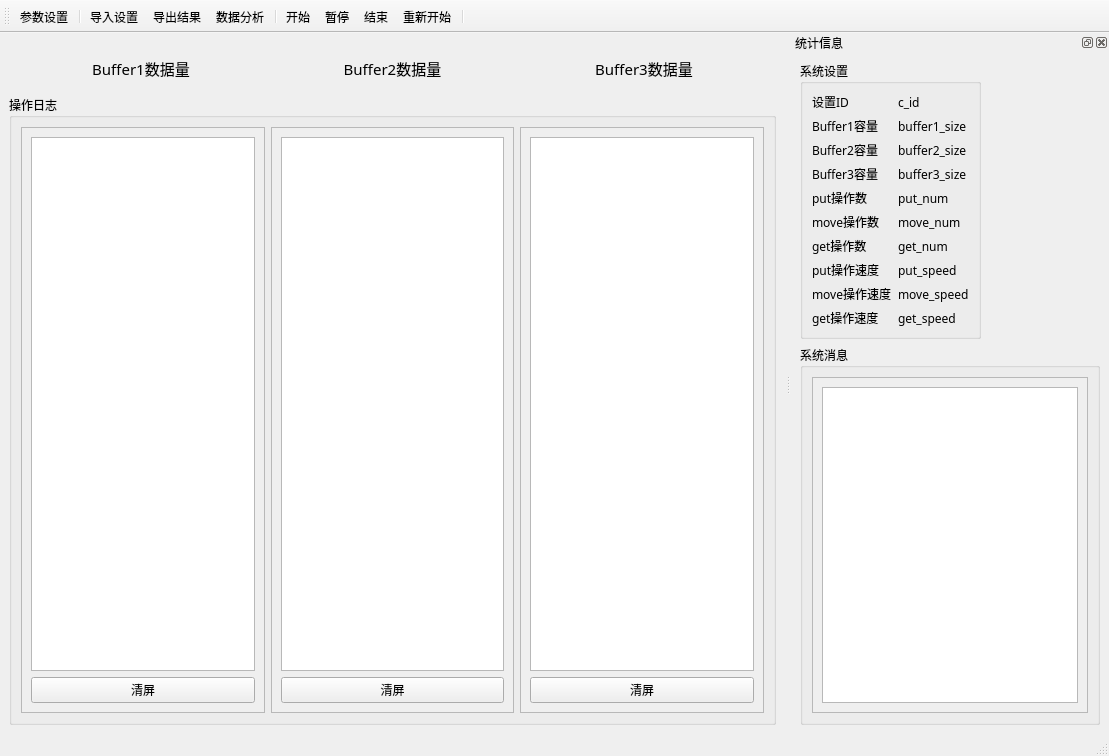
<?xml version="1.0" encoding="UTF-8"?>
<ui version="4.0">
 <class>MainWindow</class>
 <widget class="QMainWindow" name="MainWindow">
  <property name="geometry">
   <rect>
    <x>0</x>
    <y>0</y>
    <width>1109</width>
    <height>756</height>
   </rect>
  </property>
  <property name="font">
   <font>
    <family>华文中宋</family>
   </font>
  </property>
  <property name="windowTitle">
   <string>生产者消费者Demo</string>
  </property>
  <property name="windowIcon">
   <iconset resource="../res.qrc">
    <normaloff>:/icons/assets/icons/logo.png</normaloff>:/icons/assets/icons/logo.png</iconset>
  </property>
  <property name="toolButtonStyle">
   <enum>Qt::ToolButtonTextUnderIcon</enum>
  </property>
  <widget class="QWidget" name="centralwidget">
   <layout class="QHBoxLayout" name="horizontalLayout_2">
    <item>
     <layout class="QGridLayout" name="gridLayout">
      <item row="0" column="0">
       <widget class="QWidget" name="panel_area" native="true">
        <property name="enabled">
         <bool>true</bool>
        </property>
        <property name="sizePolicy">
         <sizepolicy hsizetype="Preferred" vsizetype="Preferred">
          <horstretch>0</horstretch>
          <verstretch>0</verstretch>
         </sizepolicy>
        </property>
        <property name="styleSheet">
         <string notr="true"/>
        </property>
        <layout class="QHBoxLayout" name="horizontalLayout">
         <item>
          <layout class="QVBoxLayout" name="verticalLayout_2">
           <property name="sizeConstraint">
            <enum>QLayout::SetDefaultConstraint</enum>
           </property>
           <item>
            <widget class="ProgressBall" name="bufBall1" native="true">
             <property name="sizePolicy">
              <sizepolicy hsizetype="Preferred" vsizetype="Preferred">
               <horstretch>0</horstretch>
               <verstretch>0</verstretch>
              </sizepolicy>
             </property>
             <property name="cursor">
              <cursorShape>WaitCursor</cursorShape>
             </property>
             <property name="toolTip">
              <string>Buffer1</string>
             </property>
             <property name="whatsThis">
              <string>Buffer1</string>
             </property>
            </widget>
           </item>
           <item>
            <widget class="QLabel" name="lab_buf1">
             <property name="font">
              <font>
               <family>华文中宋</family>
               <pointsize>11</pointsize>
              </font>
             </property>
             <property name="text">
              <string>Buffer1数据量</string>
             </property>
             <property name="alignment">
              <set>Qt::AlignCenter</set>
             </property>
            </widget>
           </item>
          </layout>
         </item>
         <item>
          <layout class="QVBoxLayout" name="verticalLayout_3">
           <property name="sizeConstraint">
            <enum>QLayout::SetDefaultConstraint</enum>
           </property>
           <item>
            <widget class="ProgressBall" name="bufBall2" native="true">
             <property name="sizePolicy">
              <sizepolicy hsizetype="Preferred" vsizetype="Preferred">
               <horstretch>0</horstretch>
               <verstretch>0</verstretch>
              </sizepolicy>
             </property>
             <property name="cursor">
              <cursorShape>WaitCursor</cursorShape>
             </property>
             <property name="toolTip">
              <string>Buffer2</string>
             </property>
             <property name="whatsThis">
              <string>Buffer2</string>
             </property>
            </widget>
           </item>
           <item>
            <widget class="QLabel" name="lab_buf2">
             <property name="font">
              <font>
               <family>华文中宋</family>
               <pointsize>11</pointsize>
              </font>
             </property>
             <property name="text">
              <string>Buffer2数据量</string>
             </property>
             <property name="alignment">
              <set>Qt::AlignCenter</set>
             </property>
            </widget>
           </item>
          </layout>
         </item>
         <item>
          <layout class="QVBoxLayout" name="verticalLayout_4">
           <property name="sizeConstraint">
            <enum>QLayout::SetNoConstraint</enum>
           </property>
           <item>
            <widget class="ProgressBall" name="bufBall3" native="true">
             <property name="sizePolicy">
              <sizepolicy hsizetype="Preferred" vsizetype="Preferred">
               <horstretch>0</horstretch>
               <verstretch>0</verstretch>
              </sizepolicy>
             </property>
             <property name="cursor">
              <cursorShape>WaitCursor</cursorShape>
             </property>
             <property name="toolTip">
              <string>Buffer3</string>
             </property>
             <property name="whatsThis">
              <string>Buffer3</string>
             </property>
            </widget>
           </item>
           <item>
            <widget class="QLabel" name="lab_buf3">
             <property name="font">
              <font>
               <family>华文中宋</family>
               <pointsize>11</pointsize>
              </font>
             </property>
             <property name="text">
              <string>Buffer3数据量</string>
             </property>
             <property name="alignment">
              <set>Qt::AlignCenter</set>
             </property>
            </widget>
           </item>
          </layout>
         </item>
        </layout>
       </widget>
      </item>
      <item row="1" column="0">
       <widget class="QGroupBox" name="groupBox">
        <property name="sizePolicy">
         <sizepolicy hsizetype="Preferred" vsizetype="Expanding">
          <horstretch>0</horstretch>
          <verstretch>0</verstretch>
         </sizepolicy>
        </property>
        <property name="title">
         <string>操作日志</string>
        </property>
        <layout class="QHBoxLayout" name="horizontalLayout_3">
         <item>
          <widget class="QScrollArea" name="scrollArea1">
           <property name="widgetResizable">
            <bool>true</bool>
           </property>
           <widget class="QWidget" name="scrollAreaWidgetContents1">
            <property name="geometry">
             <rect>
              <x>0</x>
              <y>0</y>
              <width>243</width>
              <height>528</height>
             </rect>
            </property>
            <layout class="QVBoxLayout" name="verticalLayout_7">
             <item>
              <widget class="QPlainTextEdit" name="plainText_log1">
               <property name="font">
                <font>
                 <family>方正姚体</family>
                 <pointsize>8</pointsize>
                </font>
               </property>
               <property name="readOnly">
                <bool>true</bool>
               </property>
              </widget>
             </item>
             <item>
              <widget class="QtMaterialRaisedButton" name="btnClear1">
               <property name="text">
                <string>清屏</string>
               </property>
              </widget>
             </item>
            </layout>
           </widget>
          </widget>
         </item>
         <item>
          <widget class="QScrollArea" name="scrollArea2">
           <property name="widgetResizable">
            <bool>true</bool>
           </property>
           <widget class="QWidget" name="scrollAreaWidgetContents2">
            <property name="geometry">
             <rect>
              <x>0</x>
              <y>0</y>
              <width>242</width>
              <height>528</height>
             </rect>
            </property>
            <layout class="QVBoxLayout" name="verticalLayout_9">
             <item>
              <widget class="QPlainTextEdit" name="plainText_log2">
               <property name="font">
                <font>
                 <family>方正姚体</family>
                 <pointsize>8</pointsize>
                </font>
               </property>
               <property name="readOnly">
                <bool>true</bool>
               </property>
              </widget>
             </item>
             <item>
              <widget class="QtMaterialRaisedButton" name="btnClear2">
               <property name="text">
                <string>清屏</string>
               </property>
              </widget>
             </item>
            </layout>
           </widget>
          </widget>
         </item>
         <item>
          <widget class="QScrollArea" name="scrollArea3">
           <property name="widgetResizable">
            <bool>true</bool>
           </property>
           <widget class="QWidget" name="scrollAreaWidgetContents3">
            <property name="geometry">
             <rect>
              <x>0</x>
              <y>0</y>
              <width>243</width>
              <height>528</height>
             </rect>
            </property>
            <layout class="QVBoxLayout" name="verticalLayout_10">
             <item>
              <widget class="QPlainTextEdit" name="plainText_log3">
               <property name="font">
                <font>
                 <family>方正姚体</family>
                 <pointsize>8</pointsize>
                </font>
               </property>
               <property name="readOnly">
                <bool>true</bool>
               </property>
              </widget>
             </item>
             <item>
              <widget class="QtMaterialRaisedButton" name="btnClear3">
               <property name="text">
                <string>清屏</string>
               </property>
              </widget>
             </item>
            </layout>
           </widget>
          </widget>
         </item>
        </layout>
       </widget>
      </item>
     </layout>
    </item>
   </layout>
  </widget>
  <widget class="QMenuBar" name="menubar">
   <property name="geometry">
    <rect>
     <x>0</x>
     <y>0</y>
     <width>1109</width>
     <height>25</height>
    </rect>
   </property>
  </widget>
  <widget class="QStatusBar" name="statusbar"/>
  <widget class="QToolBar" name="toolBar">
   <property name="windowTitle">
    <string>toolBar</string>
   </property>
   <attribute name="toolBarArea">
    <enum>TopToolBarArea</enum>
   </attribute>
   <attribute name="toolBarBreak">
    <bool>false</bool>
   </attribute>
   <addaction name="actSetConfig"/>
   <addaction name="separator"/>
   <addaction name="actImportConfig"/>
   <addaction name="actExportResult"/>
   <addaction name="actAnalyse"/>
   <addaction name="separator"/>
   <addaction name="actStart"/>
   <addaction name="actPasue"/>
   <addaction name="actTerminate"/>
   <addaction name="actRestart"/>
   <addaction name="separator"/>
  </widget>
  <widget class="QDockWidget" name="dockWidget">
   <property name="sizePolicy">
    <sizepolicy hsizetype="Fixed" vsizetype="Preferred">
     <horstretch>0</horstretch>
     <verstretch>0</verstretch>
    </sizepolicy>
   </property>
   <property name="windowTitle">
    <string>统计信息</string>
   </property>
   <attribute name="dockWidgetArea">
    <number>2</number>
   </attribute>
   <widget class="QWidget" name="dockWidgetContents">
    <layout class="QVBoxLayout" name="verticalLayout">
     <item>
      <widget class="QGroupBox" name="groupBox_3">
       <property name="sizePolicy">
        <sizepolicy hsizetype="Fixed" vsizetype="Fixed">
         <horstretch>0</horstretch>
         <verstretch>0</verstretch>
        </sizepolicy>
       </property>
       <property name="title">
        <string>系统设置</string>
       </property>
       <layout class="QFormLayout" name="formLayout">
        <item row="0" column="0">
         <widget class="QLabel" name="label_1">
          <property name="text">
           <string>设置ID</string>
          </property>
         </widget>
        </item>
        <item row="0" column="1">
         <widget class="QLabel" name="label_c_id">
          <property name="text">
           <string>c_id</string>
          </property>
         </widget>
        </item>
        <item row="1" column="0">
         <widget class="QLabel" name="label_3">
          <property name="text">
           <string>Buffer1容量</string>
          </property>
         </widget>
        </item>
        <item row="1" column="1">
         <widget class="QLabel" name="label_buffer1_size">
          <property name="text">
           <string>buffer1_size</string>
          </property>
         </widget>
        </item>
        <item row="2" column="0">
         <widget class="QLabel" name="label_6">
          <property name="text">
           <string>Buffer2容量</string>
          </property>
         </widget>
        </item>
        <item row="2" column="1">
         <widget class="QLabel" name="label_buffer2_size">
          <property name="text">
           <string>buffer2_size</string>
          </property>
         </widget>
        </item>
        <item row="3" column="0">
         <widget class="QLabel" name="label_8">
          <property name="text">
           <string>Buffer3容量</string>
          </property>
         </widget>
        </item>
        <item row="3" column="1">
         <widget class="QLabel" name="label_buffer3_size">
          <property name="text">
           <string>buffer3_size</string>
          </property>
         </widget>
        </item>
        <item row="4" column="0">
         <widget class="QLabel" name="label_10">
          <property name="text">
           <string>put操作数</string>
          </property>
         </widget>
        </item>
        <item row="4" column="1">
         <widget class="QLabel" name="label_put_num">
          <property name="text">
           <string>put_num</string>
          </property>
         </widget>
        </item>
        <item row="5" column="0">
         <widget class="QLabel" name="label_16">
          <property name="text">
           <string>move操作数</string>
          </property>
         </widget>
        </item>
        <item row="5" column="1">
         <widget class="QLabel" name="label_move_num">
          <property name="text">
           <string>move_num</string>
          </property>
         </widget>
        </item>
        <item row="6" column="0">
         <widget class="QLabel" name="label_12">
          <property name="text">
           <string>get操作数</string>
          </property>
         </widget>
        </item>
        <item row="6" column="1">
         <widget class="QLabel" name="label_get_num">
          <property name="text">
           <string>get_num</string>
          </property>
         </widget>
        </item>
        <item row="7" column="0">
         <widget class="QLabel" name="label_20">
          <property name="text">
           <string>put操作速度</string>
          </property>
         </widget>
        </item>
        <item row="7" column="1">
         <widget class="QLabel" name="label_put_speed">
          <property name="text">
           <string>put_speed</string>
          </property>
         </widget>
        </item>
        <item row="8" column="0">
         <widget class="QLabel" name="label_14">
          <property name="text">
           <string>move操作速度</string>
          </property>
         </widget>
        </item>
        <item row="8" column="1">
         <widget class="QLabel" name="label_move_speed">
          <property name="text">
           <string>move_speed</string>
          </property>
         </widget>
        </item>
        <item row="9" column="0">
         <widget class="QLabel" name="label_17">
          <property name="text">
           <string>get操作速度</string>
          </property>
         </widget>
        </item>
        <item row="9" column="1">
         <widget class="QLabel" name="label_get_speed">
          <property name="text">
           <string>get_speed</string>
          </property>
         </widget>
        </item>
       </layout>
      </widget>
     </item>
     <item>
      <widget class="QGroupBox" name="groupBox_2">
       <property name="sizePolicy">
        <sizepolicy hsizetype="Preferred" vsizetype="Expanding">
         <horstretch>0</horstretch>
         <verstretch>0</verstretch>
        </sizepolicy>
       </property>
       <property name="title">
        <string>系统消息</string>
       </property>
       <layout class="QVBoxLayout" name="verticalLayout_6">
        <item>
         <widget class="QScrollArea" name="scrollArea">
          <property name="sizePolicy">
           <sizepolicy hsizetype="Preferred" vsizetype="Preferred">
            <horstretch>0</horstretch>
            <verstretch>0</verstretch>
           </sizepolicy>
          </property>
          <property name="widgetResizable">
           <bool>true</bool>
          </property>
          <widget class="QWidget" name="scrollAreaWidgetContents">
           <property name="geometry">
            <rect>
             <x>0</x>
             <y>0</y>
             <width>274</width>
             <height>289</height>
            </rect>
           </property>
           <layout class="QVBoxLayout" name="verticalLayout_5">
            <item>
             <widget class="QPlainTextEdit" name="sysText_log">
              <property name="frameShape">
               <enum>QFrame::StyledPanel</enum>
              </property>
             </widget>
            </item>
           </layout>
          </widget>
         </widget>
        </item>
       </layout>
      </widget>
     </item>
    </layout>
   </widget>
  </widget>
  <action name="actSetConfig">
   <property name="icon">
    <iconset resource="../res.qrc">
     <normaloff>:/icons/assets/icons/config.png</normaloff>:/icons/assets/icons/config.png</iconset>
   </property>
   <property name="text">
    <string>参数设置</string>
   </property>
   <property name="toolTip">
    <string>参数设置</string>
   </property>
  </action>
  <action name="actImportConfig">
   <property name="icon">
    <iconset resource="../res.qrc">
     <normaloff>:/icons/assets/icons/import.png</normaloff>:/icons/assets/icons/import.png</iconset>
   </property>
   <property name="text">
    <string>导入设置</string>
   </property>
   <property name="toolTip">
    <string>导入设置</string>
   </property>
  </action>
  <action name="actExportResult">
   <property name="icon">
    <iconset resource="../res.qrc">
     <normaloff>:/icons/assets/icons/export.png</normaloff>:/icons/assets/icons/export.png</iconset>
   </property>
   <property name="text">
    <string>导出结果</string>
   </property>
   <property name="toolTip">
    <string>导出结果</string>
   </property>
  </action>
  <action name="actStart">
   <property name="icon">
    <iconset resource="../res.qrc">
     <normaloff>:/icons/assets/icons/start.png</normaloff>:/icons/assets/icons/start.png</iconset>
   </property>
   <property name="text">
    <string>开始</string>
   </property>
   <property name="toolTip">
    <string>开始</string>
   </property>
  </action>
  <action name="actPasue">
   <property name="icon">
    <iconset resource="../res.qrc">
     <normaloff>:/icons/assets/icons/pause.png</normaloff>:/icons/assets/icons/pause.png</iconset>
   </property>
   <property name="text">
    <string>暂停</string>
   </property>
   <property name="toolTip">
    <string>暂停</string>
   </property>
  </action>
  <action name="actTerminate">
   <property name="icon">
    <iconset resource="../res.qrc">
     <normaloff>:/icons/assets/icons/terminate.png</normaloff>:/icons/assets/icons/terminate.png</iconset>
   </property>
   <property name="text">
    <string>结束</string>
   </property>
   <property name="toolTip">
    <string>结束</string>
   </property>
  </action>
  <action name="actRestart">
   <property name="icon">
    <iconset resource="../res.qrc">
     <normaloff>:/icons/assets/icons/restart.png</normaloff>:/icons/assets/icons/restart.png</iconset>
   </property>
   <property name="text">
    <string>重新开始</string>
   </property>
   <property name="toolTip">
    <string>重新开始</string>
   </property>
  </action>
  <action name="actAnalyse">
   <property name="icon">
    <iconset resource="../res.qrc">
     <normaloff>:/icons/assets/icons/analyse.png</normaloff>:/icons/assets/icons/analyse.png</iconset>
   </property>
   <property name="text">
    <string>数据分析</string>
   </property>
   <property name="toolTip">
    <string>数据分析</string>
   </property>
  </action>
 </widget>
 <customwidgets>
  <customwidget>
   <class>QtMaterialRaisedButton</class>
   <extends>QPushButton</extends>
   <header location="global">qtmaterialraisedbutton.h</header>
  </customwidget>
  <customwidget>
   <class>ProgressBall</class>
   <extends>QWidget</extends>
   <header>progressball.h</header>
   <container>1</container>
  </customwidget>
 </customwidgets>
 <resources>
  <include location="../res.qrc"/>
 </resources>
 <connections/>
</ui>
